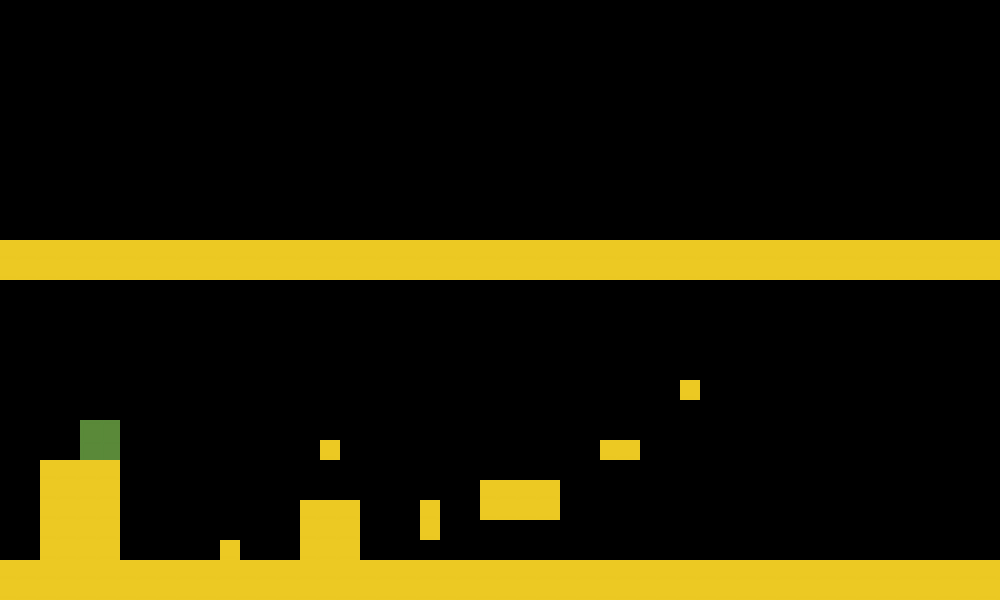

This is a level from a 2D game, rendered from its Tiled map with the project's own tilesets. A one-line summary and the map file follow, with tile-layer data summarised:
An orthogonal 50x30 tile map with 20x20 px tiles, 1 tile layer (Tile Layer 1), 1 hidden layer not drawn.

<map version="1.0" orientation="orthogonal" width="50" height="30" tilewidth="20" tileheight="20">
 <tileset firstgid="1" name="tiles" tilewidth="20" tileheight="20">
  <image source="../tiles.png" width="100" height="100" />
 </tileset>
 <layer name="Tile Layer 1" width="50" height="30">
  <data>[1500 cells, 268 non-empty, 6 distinct tile ids]</data>
 </layer>
 <layer name="Tile Layer 2" width="50" height="30" visible="0">
  <data>[1500 cells, 2 non-empty, 1 distinct tile ids]</data>
 </layer>
</map>